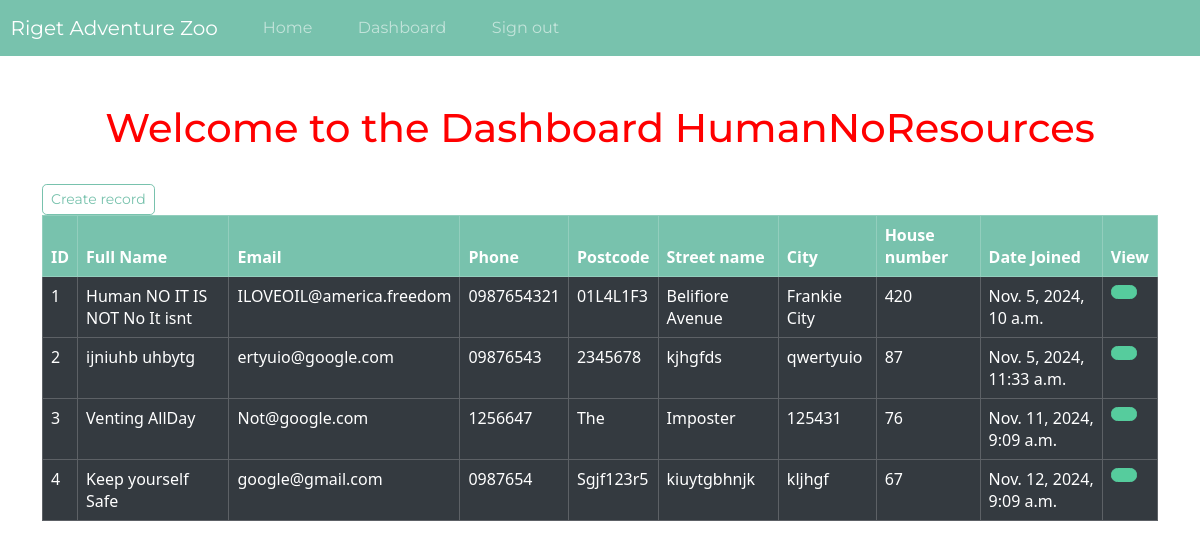
Before: /dashboard (signed in) with the older database file.
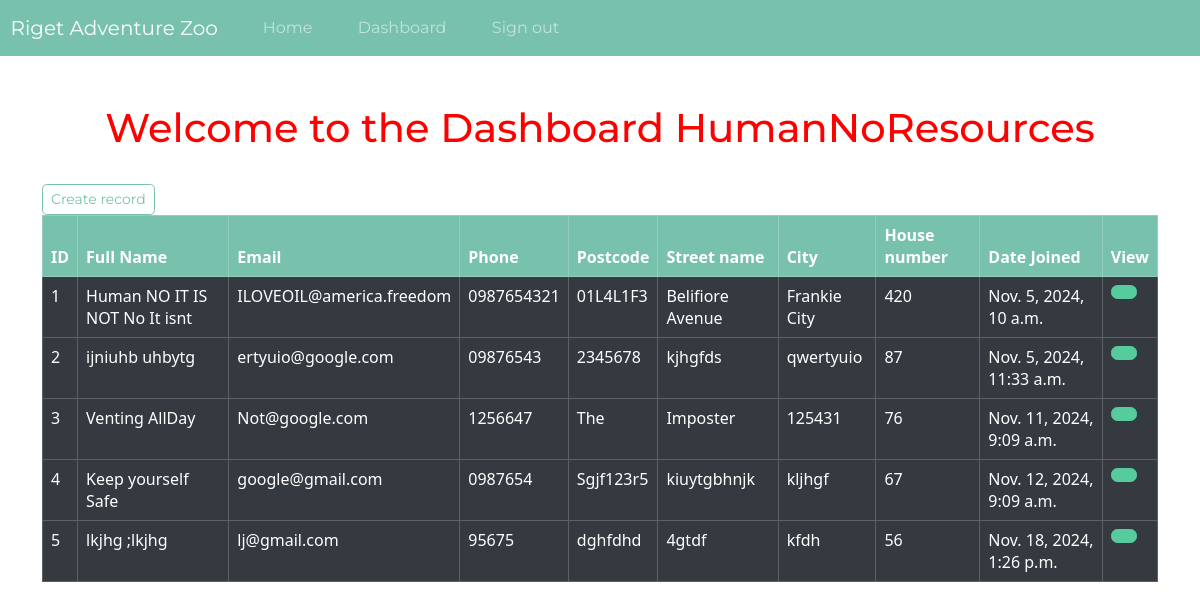
After: the same page with the newer database file.
### website/models.py (models this page shows)
class Record(AbstractUser):
    loyalty_points = models.IntegerField(default=0)
    creation_data = models.DateTimeField(auto_now_add= True)
    phone = models.CharField(max_length=20)
    postcode = models.CharField(max_length=10)
    street_name = models.CharField(max_length = 20)
    city = models.CharField(max_length = 50)
    house_number = models.CharField(max_length=10)

### website/views.py (the view)
# urls.py: path('dashboard', views.dashboard, name="dashboard"),
@login_required(login_url='my-login')
def dashboard(request):
    if request.user.is_superuser:
        my_records = Record.objects.all()
        context = {'records': my_records}
        return render(request, 'website/dashboard.html', context=context)
    else:
        messages.error(request, "YOU ARE NOT AUTHORISED TO ACCESS THIS PAGE")
        return redirect("")

### website/templates/website/dashboard.html (shortened to what this page needs)
{% extends 'website/base.html' %}
{% block content %}
    <br>
    <h1> Welcome to the Dashboard {{user}} </h1>
    <br>
    <a class="btn btn-outline-primary btn-sm" href="{% url 'create-record' %}">
        Create record
    </a>
    <br>
    <table class="table table-dark table-hover table-bordered">
        <thead class="table-primary">
            <tr>
                <th scope="col"> ID </th>
                <th scope="col"> Full Name </th>
                <th scope="col"> Email </th>
                <th scope="col"> Phone </th>
                <th scope="col"> Postcode </th>
                <th scope="col"> Street name </th>
                <th scope="col"> City </th>
                <th scope="col"> House number </th>
                <th scope="col"> Date Joined </th>
                <th scope="col"> View </th>
            </tr>
        <tbody>
        {% if records %}
            {% for record in records %}
            <tr>
                <td> {{record.id}} </td>
                <td> {{record.first_name}} {{record.last_name}} </td>
                <td> {{record.email}} </td>
                <td> {{record.phone}} </td>
                <td> {{record.postcode}} </td>
                <td> {{record.street_name}} </td>
                <td> {{record.city}} </td>
                <td> {{record.house_number}} </td>
                <td> {{record.creation_data}} </td>
                <td> <a class="btn btn-success btn-small" href="{% url 'record' record.id %}">
                    </a>
                </td>
            </tr>
            {% endfor %}
        {% endif %}
        </tbody>
    </table>
{% endblock %}

Changed rows visible on the page:
added Record: id "5", first_name "lkjhg", last_name ";lkjhg", email "lj@gmail.com", phone "95675", postcode "dghfdhd", street_name "4gtdf", city "kfdh", house_number "56", creation_data "Nov. 18, 2024, 1:26 p.m."
